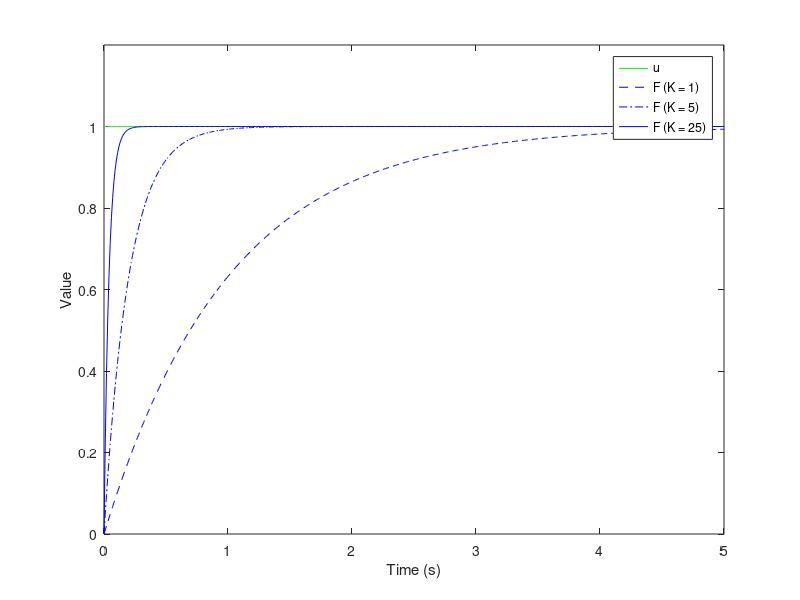

MATLAB code for this plot:
dt = 0.01;
T = 5;
t = 0:dt:T;
N = length(t)-1;

F1 = zeros(1, N+1);
F2 = zeros(1, N+1);
F3 = zeros(1, N+1);
u = ones(1, N+1);

K1 = 1;
K2 = 5;
K3 = 25;

for k = 1:N+1
	F1(k) = 1 - exp(-K1*t(k));
	F2(k) = 1 - exp(-K2*t(k));
    F3(k) = 1 - exp(-K3*t(k));
end

plot(t, u, 'g', t, F1, 'b--', t, F2, 'b-.', t, F3, 'b')
xlabel('Time (s)')
ylabel('Value')
axis([0 T 0 1.2])
legend('u', 'F (K = 1)', 'F (K = 5)', 'F (K = 25)')